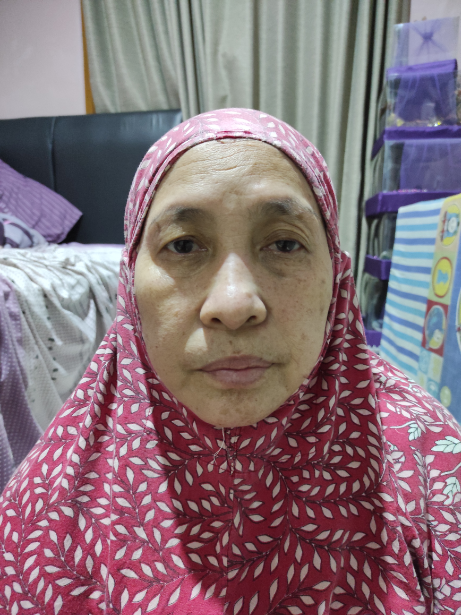
#> input picture images/face2.png, 461 x 615 px
$ python max_contour.py
#> lines starting #> are read from the running program, lines starting #| are printed output that depends on the picture; after the words box and inside, x2 and y2 are one past the last pixel; in counts of white or black regions, pixels touching at a corner belong together
import cv2
import numpy as np

img = cv2.imread('images/face2.png')
#> img is the input picture: shape (615, 461, 3); mean B, G, R 120.7, 113.4, 136
img_gray = cv2.cvtColor(img,cv2.COLOR_BGR2GRAY)
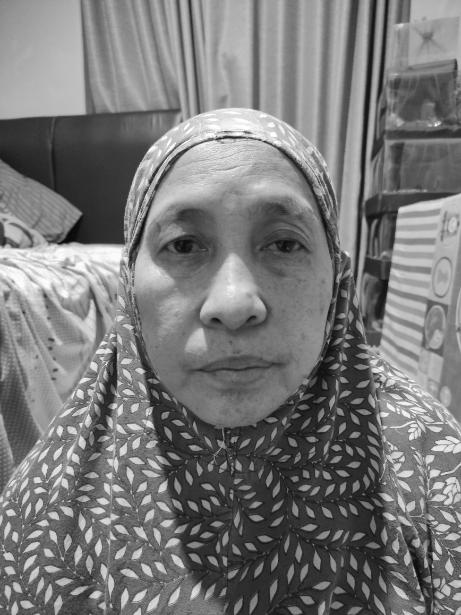
#> img_gray: shape (615, 461); min 9, max 255, mean 121
ret, thresh = cv2.threshold(img_gray, 127, 255,0)
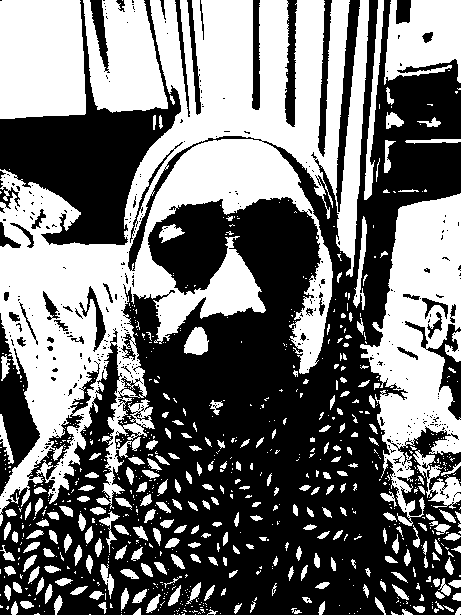
#> thresh: shape (615, 461); 45.5% white; 795 white regions (554 under 20 px)
contours,hierarchy = cv2.findContours(thresh,2,1)
#> contours = 1412 contours, 1164 with area under 20; largest, box (x1, y1, x2, y2) and area: (0, 0, 369, 526) 73292, (360, 193, 461, 526) 17421, (0, 0, 86, 119) 9564, (83, 0, 168, 113) 6532, (384, 0, 461, 85) 4645
cnt = contours[0]
#> cnt = [[402, 614]]

hull = cv2.convexHull(cnt,returnPoints = False)
#> hull = [0]
defects = cv2.convexityDefects(cnt,hull)

#> (the run stopped early here; a loop or call above may not have finished)

$ run again, with images/face1.jpg saved as images/face2.png
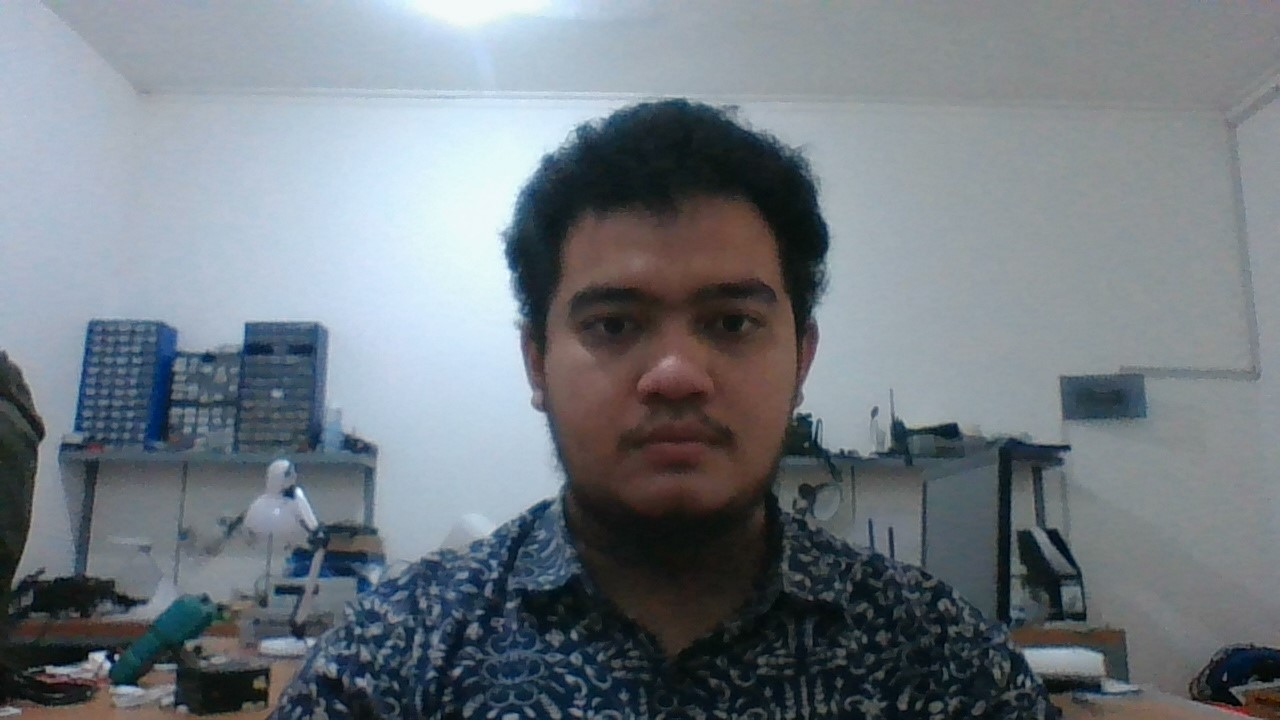
#> input picture images/face1.jpg, 1280 x 720 px
#> img is the input picture: shape (720, 1280, 3); mean B, G, R 130, 123, 115
#> `img_gray = cv2.cvtColor(img,cv2.COLOR_BGR2GRAY)`:
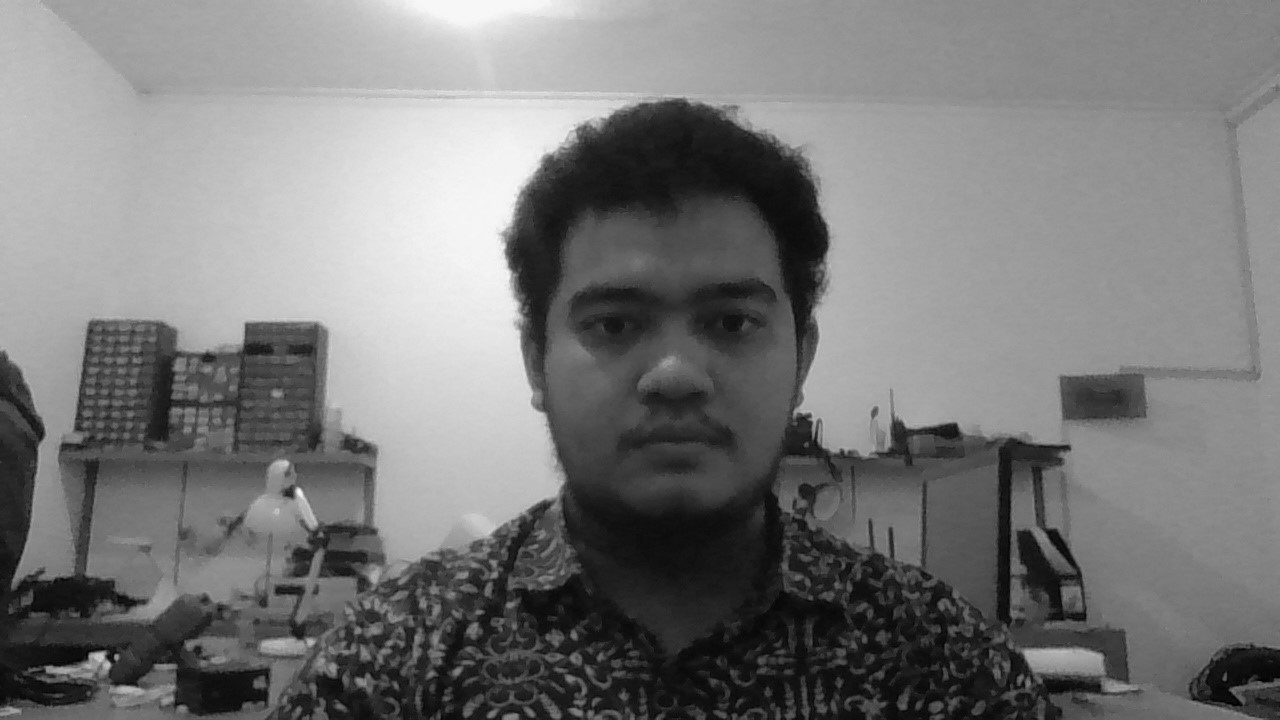
#> img_gray: shape (720, 1280); min 0, max 249, mean 121.4
#> `ret, thresh = cv2.threshold(img_gray, 127, 255,0)`:
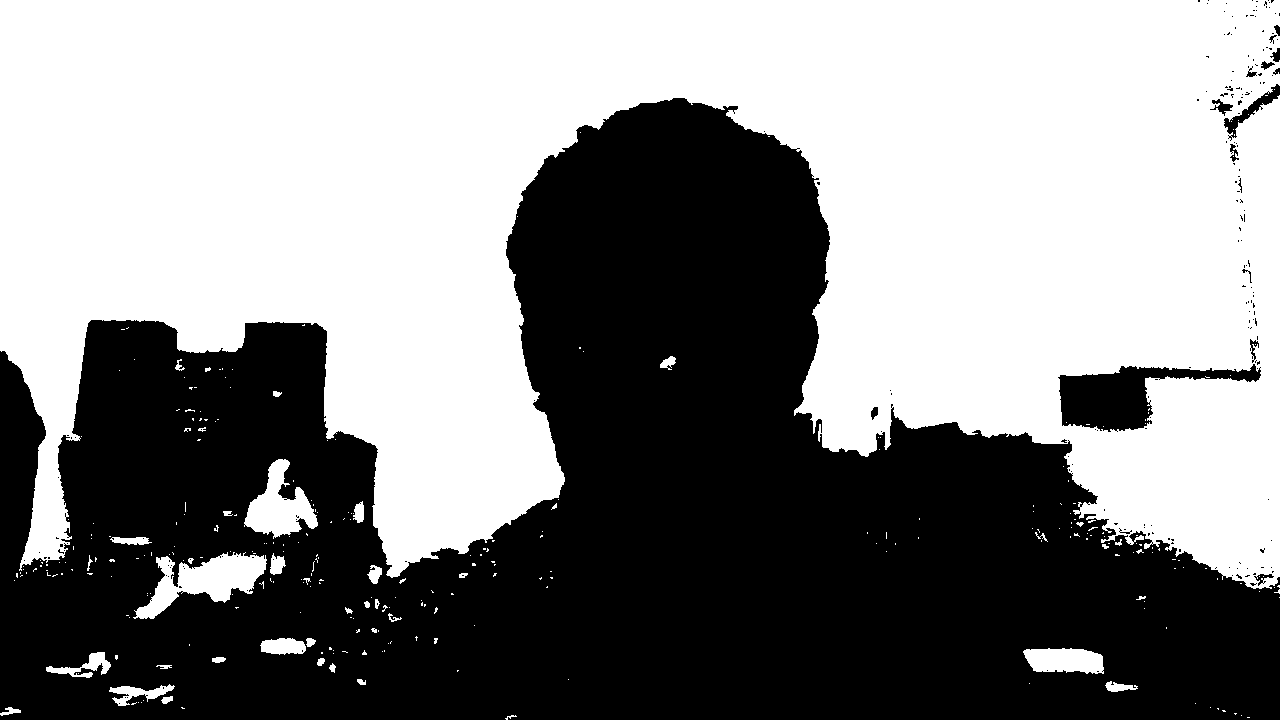
#> thresh: shape (720, 1280); 53.4% white; 201 black regions (184 under 20 px)
#> contours = 553 contours, 511 with area under 20; largest, box (x1, y1, x2, y2) and area: (0, 0, 1280, 589) 482582, (1057, 363, 1262, 433) 6214, (133, 552, 267, 619) 3799, (244, 459, 318, 539) 2734, (1023, 648, 1104, 674) 1590
#> cnt = [[1247, 717], [1248, 717], [1249, 717], [1248, 717]]
#> hull = [2, 0]
